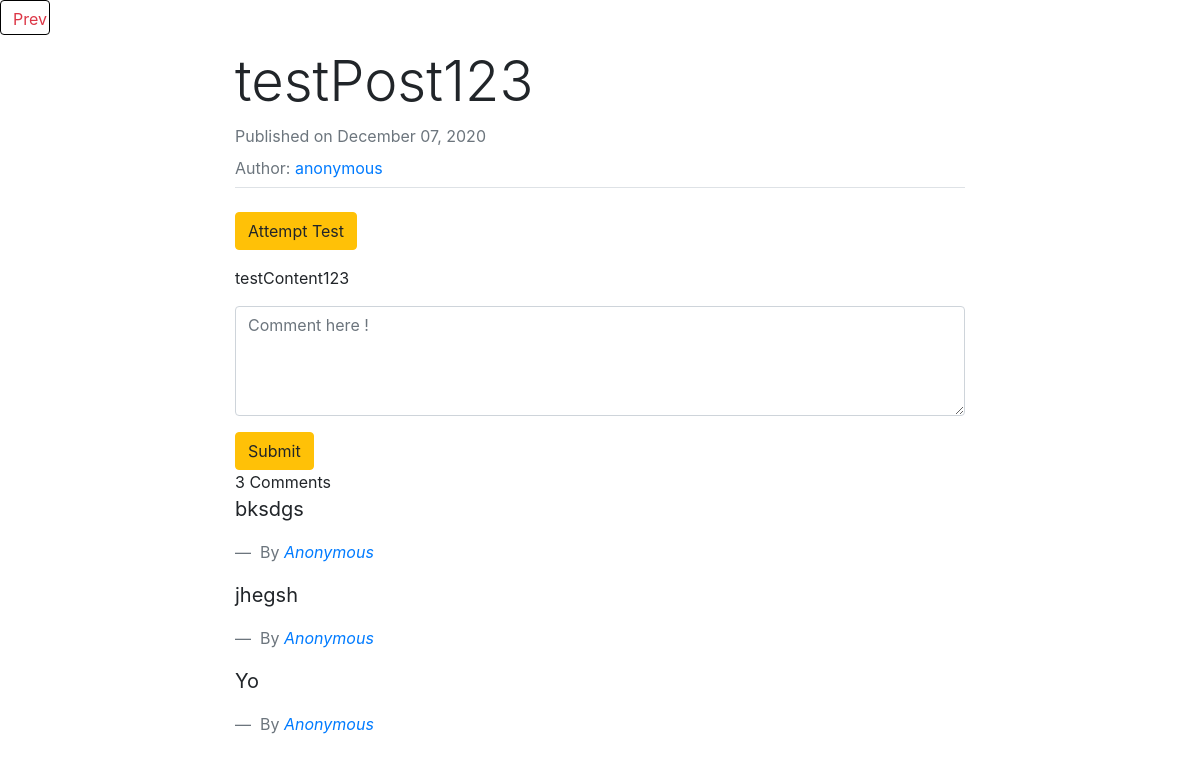
The page /test/3 (signed in) on the database its author committed.
### postandcomment/models.py (models this page shows, shortened)
class Post(models.Model):
    content = models.TextField(default="testContent")
    title = models.TextField(default="testPost")
    date_posted = models.DateTimeField(default=timezone.now)
    author = models.ForeignKey(User, on_delete=models.CASCADE)
    image = models.ImageField(default='default.jpg', upload_to='post_pics', blank = True)
    upvote = models.PositiveIntegerField(default=0)
    downvote = models.PositiveIntegerField(default=0)
    category = models.CharField(default='global', max_length=200)
    link = models.URLField(blank = True)
    community = models.ForeignKey(Community, on_delete=models.CASCADE, null=True)

class Comment(models.Model):
    post = models.ForeignKey(Post, on_delete = models.CASCADE, related_name ='comments')
    user = models.ForeignKey(User, on_delete = models.CASCADE)
    content = models.TextField()
    date = models.DateTimeField(default=timezone.now)
    upvotes = models.PositiveIntegerField(default=0)

### postandcomment/views.py (the view)
# urls.py: path('test/<int:test_id>', views.testView, name="tests"),
def testView(request, test_id):
  ptest = Post.objects.get(id=test_id)
  currentPostComments = Comment.objects.filter(post=ptest)
  currentUserProfile = Profile.objects.get(user=request.user)
  college = currentUserProfile.college.replace(" ", "")
  if request.method == 'POST':
    tcf = CommentForm(request.POST or None)
    if tcf.is_valid():
      content = request.POST.get('content')
      comment = Comment.objects.create(post = ptest, user = request.user, content = content)
      comment.save()
      return redirect('postandcomment_app:tests', post_id = test_id)
  else:
    tcf = CommentForm()
  context ={
    'postDetails': ptest,
    'comments': currentPostComments,
    'comment_form':tcf,
    }
  return render(request, 'test.html', context)

### postandcomment/forms.py
class CommentForm(forms.ModelForm):
    content = forms.CharField(label ="", widget = forms.Textarea(
    attrs ={
        'class':'form-control',
        'placeholder':'Comment here !',
        'rows':4,
        'cols':50
    }))
    class Meta:
        model = Comment
        fields =['content']

### postandcomment/templates/test.html (shortened to what this page needs)
{% load crispy_forms_tags %}
<!doctype html>
<html lang="en">
  <head>
    <link rel="stylesheet" href="https://stackpath.bootstrapcdn.com/bootstrap/4.3.1/css/bootstrap.min.css">
  </head>
  <body>
    <a href="{% url 'postandcomment_app:test' %}"><button class="btn btn-outline-danger" style="float: left; height: 35px; width: 50px; background-color: white; border-color: black;">Prev</button></a>
    <br><br>
    <section style="display: flex; justify-content: center; align-items: center;">
      <div class="container">
          <div class="row">
            <div class="col-2"></div>
            <div class="col-8">
              <h2 class="display-4">{{ postDetails.title }}</h2>
              <h5 class="text-muted"><small>Published on {{ postDetails.date_posted|date:"F d, Y" }}</small> </h5>
              <h5><small class="text-muted">Author: <a href="{% url 'login_app:profilepage' postDetails.author.username %}">{{postDetails.author.username}}</a></small></h5>
              <legend class="border-bottom mb-4"></legend>
          {% if postDetails.link != "" %}
              <p class="article-content">
              <a href="{{ postDetails.link }}" target="_blank" class="btn btn-warning">Attempt Test</a>
              </p>
          {% endif %}
          <p class="article-content">{{ postDetails.content }}</p>
          <form method="POST">
                {{comment_form.as_p}}
                <input type="submit" name="comment" class="btn btn-warning">
            </form>
          <div class="main-comment-section">
              {{comments.count}} Comment{{comments|pluralize}}
            </div>
            {% for comment in comments %}
              <blockquote class="blockquote">
                <p>{{ comment.content}}</p>
                <footer class="blockquote-footer">
                  By <cite><a href="{% url 'login_app:profilepage' comment.user %}">{{comment.user|capfirst}}</a>
                </footer>
              </blockquote>
            {% endfor %}
            </div>
            <div class="col-2"></div>
          </div>
      </div>
    </section>
  </body>
</html>

### rows shown on the page
Post: title "testPost123", date_posted "December 07, 2020", author.username "anonymous", content "testContent123"
Comment: content "bksdgs", user "Anonymous"
Comment: content "jhegsh", user "Anonymous"
Comment: content "Yo", user "Anonymous"

### other values the page prints
{{ comments.count }} "3"
